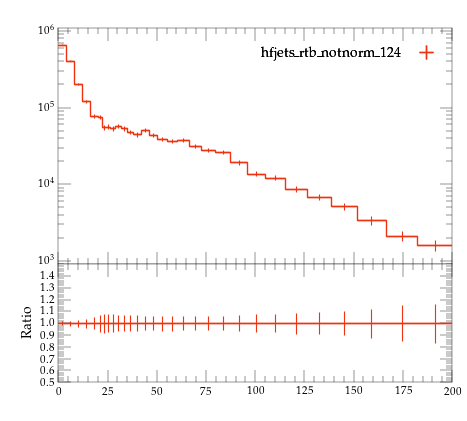

Here is the Python script that generated this plot:
#! /usr/bin/env python

# This Python script was auto-generated using YODA v2.0.2.
# Analysis object: /MC_HFJETS_NOTNORM/ptCJetLead
# Timestamp: 29-07-2026 (17:22:32)

import matplotlib as mpl
import matplotlib.pyplot as plt
mpl.use('Agg') # comment out for interactive use
import os
import numpy as np

plotDir = os.path.split(os.path.realpath(__file__))[0]
if 'YODA_USER_PLOT_PATH' in globals():
    plot_outdir = globals()['YODA_USER_PLOT_PATH']
else:
    plot_outdir = plotDir

#plot style
plt.style.use(os.path.join(plotDir, '../default.mplstyle'))
# plot metadata
figW, figH = plt.rcParams['figure.figsize']
ax_xLabel = r''
ax_yLabel = r''
ax_title  = r''
ax_xScale = 'linear'
ax_yScale = 'log'
xLims = (0.0, 200.0)
yLims = (900.0, 1100000.0)

# TeX-friendly labels for the legend
labels = {
    'legend' : ([ r"hfjets\_rtb\_notnorm\_124" ], r""),
}

# Adjust canvas width and height
canvasW = 10.0
canvasH = 9.0
figW *= canvasW/10.
figH *= canvasH/9.

# Create figure and axis objects
fig, (ax, ratio0_ax) = plt.subplots(2, 1, sharex=True,
                  figsize=(figW,figH), gridspec_kw={'height_ratios': (6.0, 3.0)})

# Set figure margins
plt.subplots_adjust(
    left   = 1.0 * plt.rcParams['figure.subplot.left'],
    right  = 1.0 * plt.rcParams['figure.subplot.right'],
    top    = 1.0 * plt.rcParams['figure.subplot.top'],
    bottom = 1.0 * plt.rcParams['figure.subplot.bottom'])

ratio0_ax.yaxis.set_major_locator(mpl.ticker.MultipleLocator(0.1))
ratio0_ax.set_ylim(0.5, 1.4999)
ratio0_ax.set_ylabel('Ratio')

# the numerical data is stored in a separate file
dataf = dict()
prefix = os.path.split(__file__)[0]
if prefix:    prefix = prefix + '/'
exec(open(prefix+'ptCJetLead__data.py').read(), dataf)


legend_handles = dict() # keep track of handles for the legend

# style options for curves
# starts at zorder>=5 to draw curve on top of legend
styles = {
  'hfjets_rtb_notnorm_124.yoda.gz': {
    'color' : '#EE3311',
    'linestyle' : '-',
    'linewidth' : 1,
    'marker' : 'none',
    'markersize' : 2,
    'capsize' : 0.0,
    'zorder' : 5,
    'histstyle' : 1,
    'drawstyle' : 'steps-pre',
    'xerrorbars' : 1,
    'yerrorbars' : 1,
    'fillcolor' : None,
    'fillopacity' : 1.0,
    'ratio0_linestyle' : '-',
    'ratio0_linewidth' : 1,
    'ratio0_marker' : 'none',
    'ratio0_markersize' : 2,
    'ratio0_capsize' : 0.0,
    'ratio0_zorder' : 5,
    'ratio0_histstyle' : 1,
    'ratio0_drawstyle' : 'steps-pre',
    'ratio0_xerrorbars' : 1,
    'ratio0_yerrorbars' : 1,
  },
}

# curve from input yoda files in main panel
for label, yvals in dataf['yvals'].items():
    if all(np.isnan(v) for v in dataf['yvals'][label]):
        continue
    tmp = None
    if styles[label]['histstyle']: # draw as histogram
        xpos = dataf['xedges'][label] if styles[label]['drawstyle'] else dataf['xpoints'][label]
        ypos = np.insert(yvals, 0, yvals[0]) if styles[label]['drawstyle'] else yvals
        if styles[label]['fillcolor']: # fill area below curve
            ax.fill_between(xpos, ypos, step='pre',
                            color=styles[label]['fillcolor'],
                            alpha=styles[label]['fillopacity'])
        tmp, = ax.plot(xpos, ypos,
                       color=styles[label]['color'],
                       linestyle=styles[label]['linestyle'],
                       linewidth=styles[label]['linewidth'],
                       drawstyle=styles[label]['drawstyle'], solid_joinstyle='miter',
                       zorder=styles[label]['zorder'], label=label)
    tmp = ax.errorbar(dataf['xpoints'][label], yvals,
                      xerr=np.array(dataf['xerrs'][label])*styles[label]['xerrorbars'],
                      yerr=np.array(dataf['yerrs'][label])*styles[label]['yerrorbars'],
                      fmt=styles[label]['marker'], capsize=styles[label]['capsize'],
                      markersize=styles[label]['markersize'],
                      ecolor=styles[label]['color'],
                      color=styles[label]['color'], zorder=styles[label]['zorder'])
    tmp[-1][0].set_linestyle(styles[label]['linestyle'])
    tmp[-1][0].set_linewidth(styles[label]['linewidth'])
    if label in dataf['add_legend_handle']:  legend_handles[label] = tmp
    for varLabel in dataf['variation_yvals'].keys():
        if varLabel.startswith(label):
            tmp, = ax.plot(dataf['xedges'][label], dataf['variation_yvals'][varLabel],
                           color=styles[label]['color'],
                           linestyle=styles[label]['linestyle'],
                           linewidth=styles[label]['linewidth'],
                           drawstyle='steps-pre', solid_joinstyle='miter',
                           zorder=styles[label]['zorder'], alpha=0.5)


# plots on ratio panel
# curve from input yoda files in ratio panel
for label, yvals in dataf['ratio0_yvals'].items():
    if all(np.isnan(v) for v in yvals):
        continue
    if styles[label]['ratio0_histstyle']: # plot as histogram
        xpos = dataf['xedges']['hfjets_rtb_notnorm_124.yoda.gz'] if styles[label]['ratio0_drawstyle'] else dataf['xpoints']['hfjets_rtb_notnorm_124.yoda.gz']
        ypos = np.insert(yvals, 0, yvals[0]) if styles[label]['ratio0_drawstyle'] else yvals
        ratio0_ax.plot(xpos, ypos,
                       color=styles[label]['color'],
                       linewidth=styles[label]['linewidth'],
                       linestyle=styles[label]['ratio0_linestyle'],
                       drawstyle=styles[label]['ratio0_drawstyle'], zorder=styles[label]['zorder'],
                       solid_joinstyle='miter')
    tmp = ratio0_ax.errorbar(dataf['xpoints']['hfjets_rtb_notnorm_124.yoda.gz'], yvals,
                             xerr=np.array(dataf['ref_xerrs'])*styles[label]['ratio0_xerrorbars'],
                             yerr=np.array(dataf['ratio0_yerrs'][label])*styles[label]['ratio0_yerrorbars'],
                             fmt=styles[label]['ratio0_marker'], capsize=styles[label]['ratio0_capsize'],
                             markersize=styles[label]['ratio0_markersize'],
                             ecolor=styles[label]['color'],
                             color=styles[label]['color'])
    tmp[-1][0].set_linestyle(styles[label]['ratio0_linestyle'])
    tmp[-1][0].set_linewidth(styles[label]['ratio0_linewidth'])

    for varlabel in dataf['ratio0_variation_vals'].keys():
        if varlabel.startswith(label):
            ratio0_ax.plot(dataf['xedges']['hfjets_rtb_notnorm_124.yoda.gz'],
                            dataf['ratio0_variation_vals'][varlabel],
                            color=styles[label]['color'],
                            linestyle=styles[label]['linestyle'],
                            linewidth=styles[label]['linewidth'],
                            drawstyle='steps-pre', solid_joinstyle='miter',
                            zorder=1, alpha=0.5)

legend_items = list(legend_handles.values())
ax.add_artist(ax.legend(legend_items,
                        labels['legend'][0],
                        title=labels['legend'][1],
                        alignment='right',
                        loc='upper right',
                        bbox_to_anchor=(1.0, 0.97),markerfirst=False))

# set plot metadata as defined above
ratio0_ax.set_xlabel(ax_xLabel)
ratio0_ax.xaxis.set_label_coords(1., -0.15)
ax.set_ylabel(ax_yLabel, ha='right', va='top')
ax.yaxis.set_label_coords(-0.11, 1.0)
ax.set_title(ax_title, loc='left')
ax.set_xscale(ax_xScale)
ax.set_yscale(ax_yScale)
ax.set_xlim(xLims)
ax.set_ylim(yLims)

# tick formatting
plt.rcParams['xtick.top'] = True
plt.rcParams['ytick.right'] = True
ax.yaxis.set_major_locator(mpl.ticker.LogLocator(base=10.0, numticks=np.inf))
ax.yaxis.set_minor_locator(mpl.ticker.LogLocator(
                           base=10.0, subs=np.arange(0.1, 1, 0.1), numticks=np.inf))
fig.align_ylabels((ax, ratio0_ax))
plt.savefig(os.path.join(plot_outdir, 'ptCJetLead.pdf'), format='PDF')
plt.savefig(os.path.join(plot_outdir, 'ptCJetLead.png'), format='PNG')

plt.close(fig)
